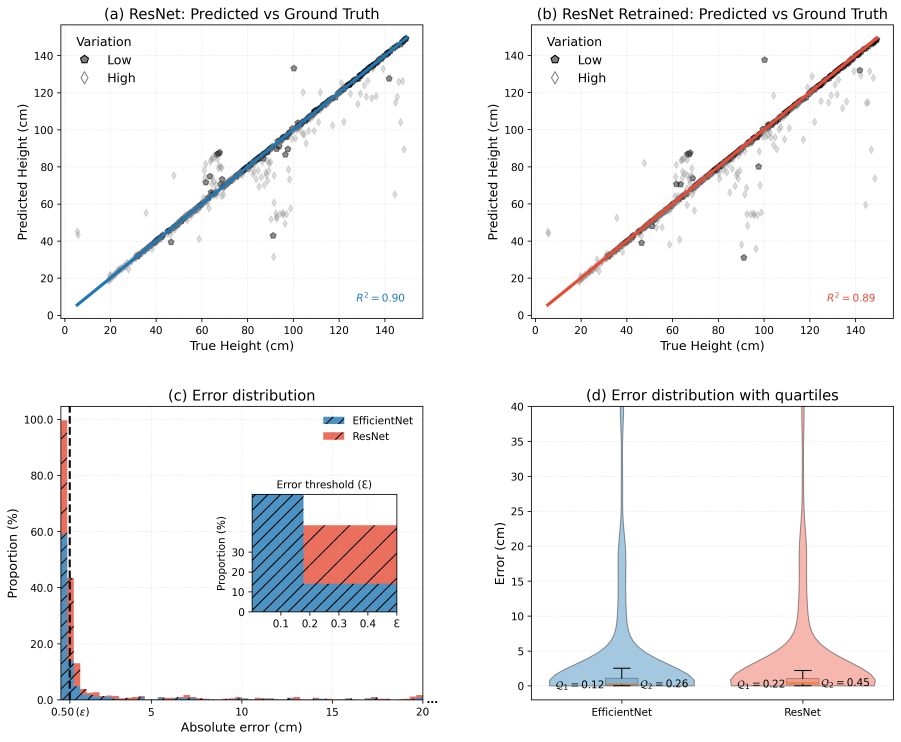
#> input picture dataset/testing/500img_Res_vs_ResRET_3.72_3.98.png, 3603 x 2965 px (shown at 1/4 size); its folder holds only this picture in this run
$ python -i cut_code_testing.py   (imports and definitions only)
#> lines starting #> are read from the running program, lines starting #| are printed output that depends on the picture
import os
import numpy as np
import cv2 as cv2
import matplotlib.pyplot as plt
import tqdm
import os
import re

folder_path = "dataset//testing//hopper"
save_path = "dataset//testing//processed"

my_current_dir = os.getcwd()
folder_path = os.path.join(my_current_dir, folder_path)
save_path = os.path.join(my_current_dir, save_path)

USE_RANDOM = False

target_shape = (2000, 2000) # altura, largura

def crop_bottom_center(
    img,
    crop_h=1500,
    crop_w=1500,
    horizontal_shift=0,   # negativo = esquerda, positivo = direita
    start_row=None        # None = começa no fundo (default)
):
    height, width, _ = img.shape

    # centro horizontal da imagem
    cx = width // 2

    # aplica o deslocamento horizontal
    cx = cx + horizontal_shift

    # limita para não sair da imagem
    cx = max(crop_w // 2, min(width - crop_w // 2, cx))

    # linha inicial (se None, usa o fundo padrão)
    if start_row is None:
        start_row = height - crop_h

    # garante que não passe dos limites
    start_row = max(0, min(height - crop_h, start_row))


    end_row = start_row + crop_h

    start_col = cx - crop_w // 2
    end_col = cx + crop_w // 2

    return img[start_row:end_row, start_col:end_col]


count = 1

def adjust_temperature(img, i=0):
    # img vem em RGB — converter para BGR para manipular
#> called with i = 0
    bgr = cv2.cvtColor(img, cv2.COLOR_RGB2BGR)
#> bgr is the input picture: shape (2965, 3603, 3); mean B, G, R 243.4, 242.7, 243.4

    b, g, r = cv2.split(bgr)
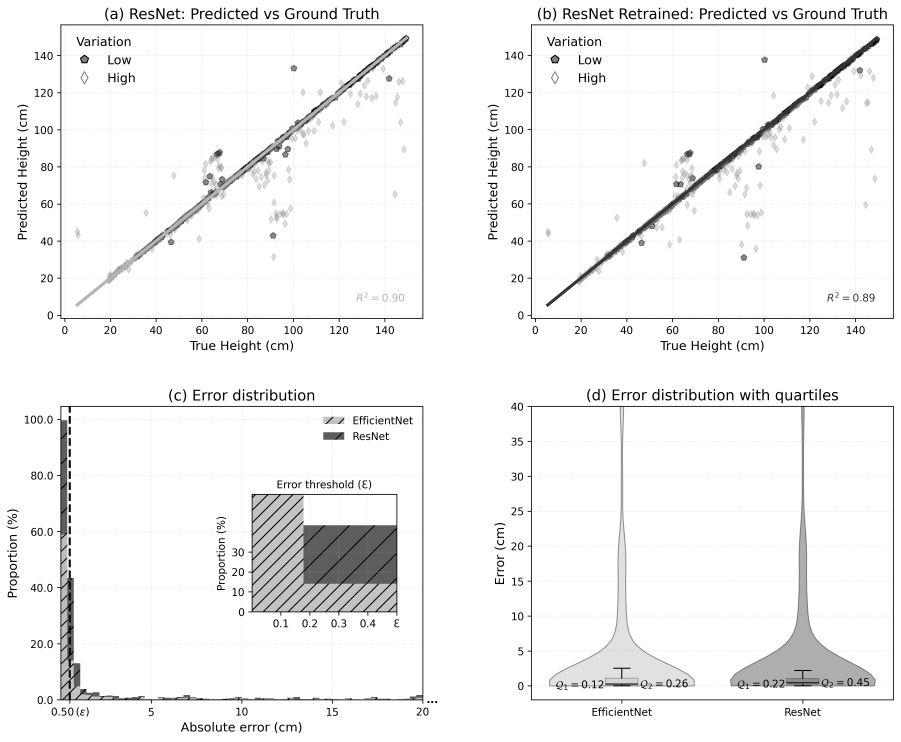
#> b: shape (2965, 3603) (shown at 1/4 size); min 0, max 255, mean 243.4
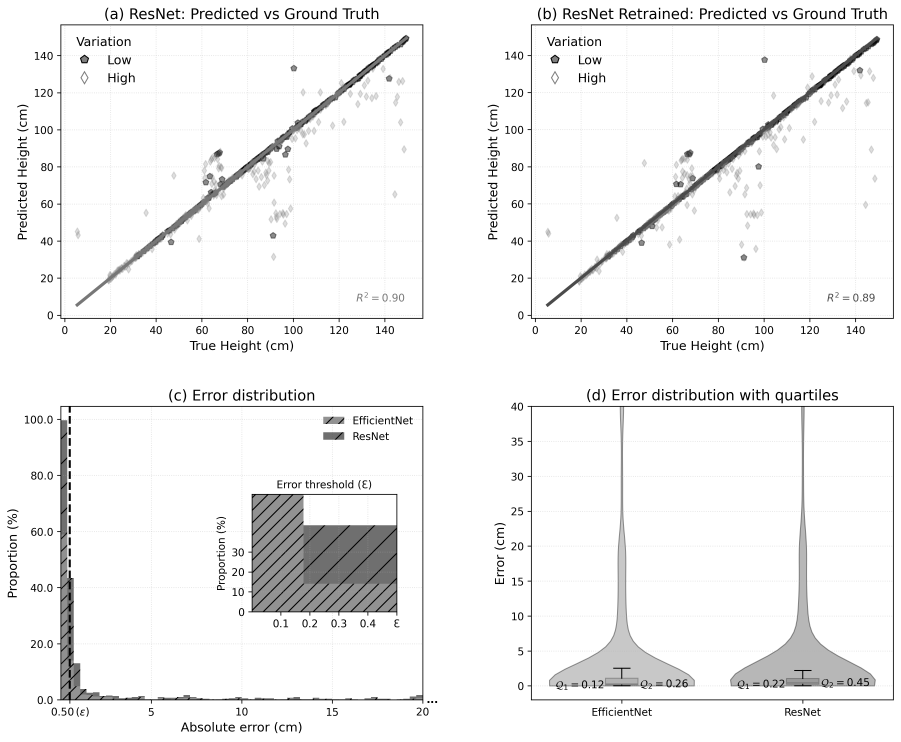
#> g: shape (2965, 3603) (shown at 1/4 size); min 0, max 255, mean 242.7
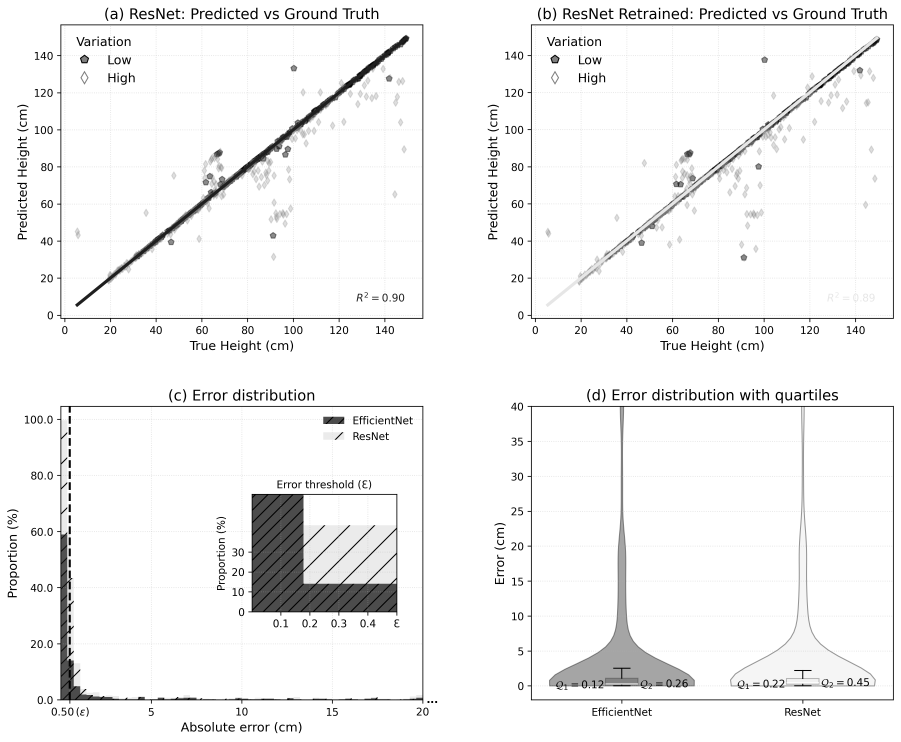
#> r: shape (2965, 3603) (shown at 1/4 size); min 0, max 255, mean 243.4

    # intensidade > 0 = esfria
    # intensidade < 0 = aquece
    b = cv2.add(b,  i)      # mais azul
    r = cv2.subtract(r, i)  # menos vermelho

    out = cv2.merge((b, g, r))
    out = cv2.cvtColor(out, cv2.COLOR_BGR2RGB)

    return out

import random
initial_number = 853
# [34 lines not run here, left out]

>>> import cv2
>>> picture = cv2.cvtColor(cv2.imread('500img_Res_vs_ResRET_3.72_3.98.png'), cv2.COLOR_BGR2RGB)
>>> result = adjust_temperature(picture)
